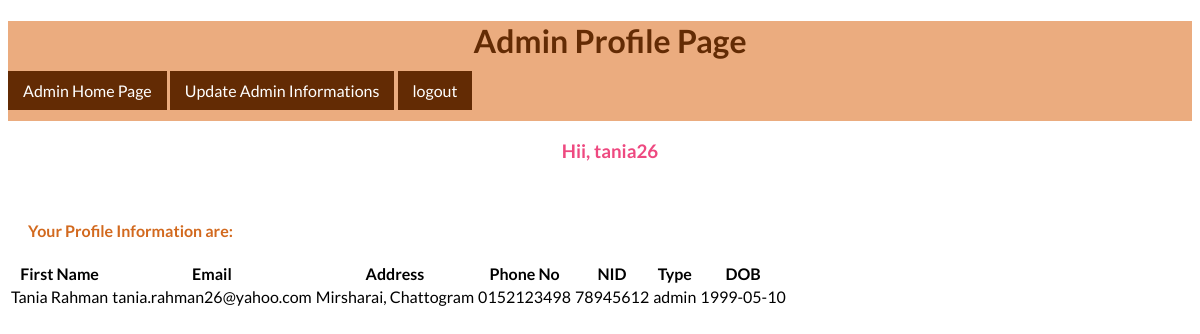
Page /view/admininfo.php (signed in) on the committed database.
### tables this page shows
CREATE TABLE `users` (
  `firstname` varchar(40) NOT NULL,
  `email` varchar(30) NOT NULL,
  `username` varchar(10) NOT NULL,
  `password` varchar(10) DEFAULT NULL,
  `address` varchar(50) NOT NULL,
  `phoneno` varchar(30) NOT NULL,
  `nid` int(50) NOT NULL,
  `gender` varchar(30) NOT NULL,
  `type` varchar(30) NOT NULL,
  `dob` varchar(30) NOT NULL,
  `imageg` varchar(30) DEFAULT NULL,
  `deleted_by` varchar(30) DEFAULT NULL
);

### control/db.php (called while the page is built, shortened)
<?php
class db{
 function CheckUser($conn,$table,$username,$password,$type)
 {
$result = $conn->query("SELECT * FROM ". $table." WHERE username='". $username."' AND password='". $password."' AND type='". $type."'");
 return $result;
 }
}
?>

### view/admininfo.php (the view, shortened to what this page needs)
<?php
include('../control/db.php');
?>
<!DOCTYPE html>
<html>
<head>
<link rel="stylesheet" type="text/css" href="../css/dcss.css">
</head>
<body>
<body>
<div>
<h1>Admin Profile Page</h1>
</div>
<div>
<tr><th><a href="adminhome.php">Admin Home Page</a></th>
<tr><th><a href="updateadmin.php">Update Admin Informations</a></th>
<tr><th><a href="../control/logout.php">logout</a></th></div>
<h3>Hii, <?php echo $_SESSION["username"];?></h3>
<br/><h4>Your Profile Information are:</h4>
<?php
$connection = new db();
$conobj=$connection->OpenCon();
$userQuery=$connection->CheckUser($conobj,"users",$_SESSION["username"],$_SESSION["password"],$_SESSION["type"]);
if ($userQuery->num_rows > 0) {
  echo "<table><tr><th>First Name</th><th>Email</th><th>Address</th><th>Phone No</th><th>NID</th><th>Type</th><th>DOB</th>";
    while($row = $userQuery->fetch_assoc()) {
      echo "<tr><td>".$row["firstname"]."</td><td>".$row["email"]."</td><td>".$row["address"]."</td><td>".$row["phoneno"]."</td><td>".$row["nid"]."</td><td>".$row["type"]."</td><td>".$row["dob"]."</td><td>";
    }
    echo "</table>";
  } else {
    echo "0 results";
  }
?>
<br/>
<br/>
<br/>
<br/>
<br/>
</body>
</html>

### css/dcss.css (style rules this page uses)
h1 { text-align: center; color: rgb(99, 43, 4); margin-left: 20px; }
h3 { text-align: center; color: rgb(238, 73, 128); margin-left: 20px; }
h4 { text-align: left; color: chocolate; margin-left: 20px; }
div { height: 50px; width: 100%; background-color: rgb(235, 172, 127); }
body { background-image: url('../view/background/image2.jpg'); background-repeat: no-repeat; background-attachment: fixed; background-size: 100% 100%; }

### view/admininfo.php (style rules this page uses)
h1 { text-align: center; }
h3 { text-align: center; }
body { font-family: 'Lato', sans-serif; background-image: url('background/image2.jpg'); background-repeat: no-repeat; background-attachment: fixed; background-size: 100% 100%; }
a:link, a:visited { background-color: rgb(99, 43, 4); color: white; padding: 10px 15px; text-align: center; text-decoration: none; display: inline-block; }

### rows in the picture
users: firstname "Tania Rahman", email "tania.rahman26@yahoo.com", address "Mirsharai, Chattogram", phoneno "0152123498", nid "78945612", type "admin", dob "1999-05-10"

### other values in the picture
$_SESSION["username"] "tania26"
